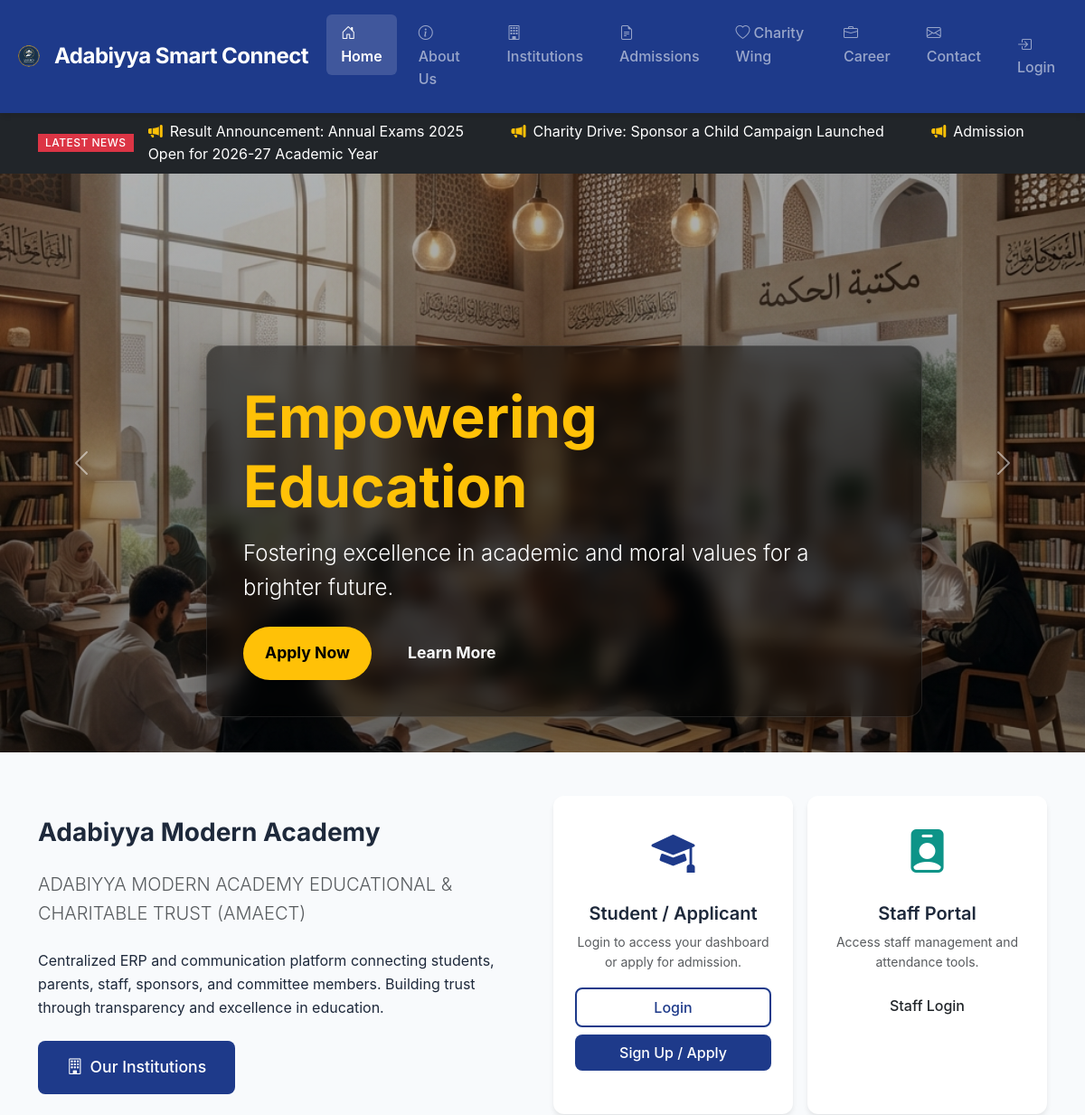
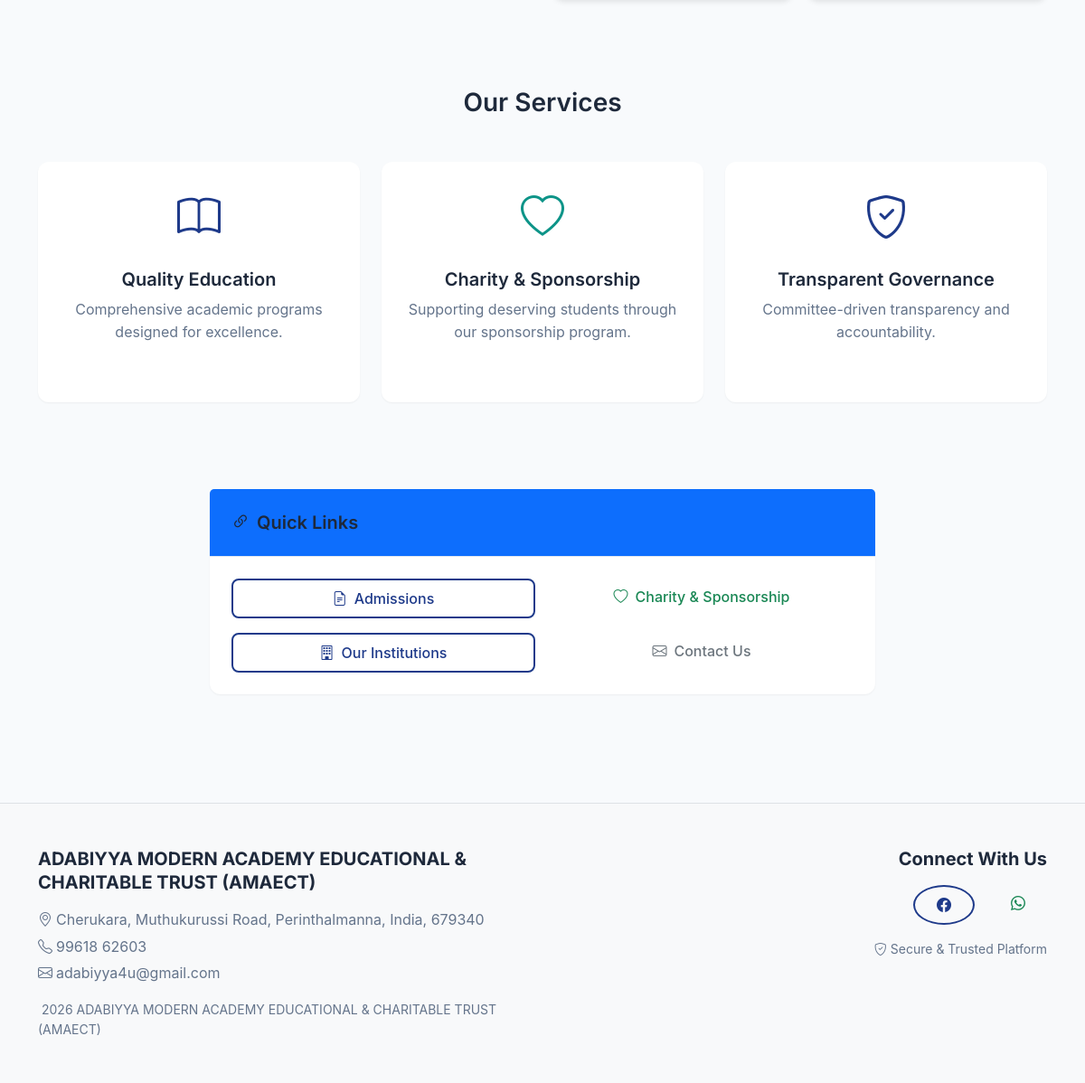
The page / on the database its author committed (2 pictures, top to bottom).
### core/models.py (models this page shows, shortened)
class NewsItem(models.Model):
    title = models.CharField(max_length=255)
    content = models.TextField(blank=True)
    is_active = models.BooleanField(default=True, help_text=_("Show in news ticker/highlights."))
    created_at = models.DateTimeField(auto_now_add=True)
    class Meta:
        ordering = ["-created_at"]

### core/views.py (the view)
# urls.py: path("", views.HomeView.as_view(), name="home"),
class HomeView(TemplateView):
    template_name = "core/home.html"
    def get_context_data(self, **kwargs):
        context = super().get_context_data(**kwargs)
        context["news_items"] = NewsItem.objects.filter(is_active=True)
        return context

### templates/core/home.html (shortened to what this page needs)
{% extends "base.html" %}
{% load static %}
{% block content %}
{% if news_items %}
<div class="bg-dark text-white py-2 overflow-hidden">
  <div class="container d-flex align-items-center">
    <span class="badge bg-danger me-3 rounded-0 text-uppercase">Latest News</span>
    <div class="flex-grow-1 overflow-hidden">
      <marquee onmouseover="this.stop();" onmouseout="this.start();" scrollamount="5">
        {% for news in news_items %}
        <span class="me-5"><i class="bi bi-megaphone-fill me-2 text-warning"></i>{{ news.title }}</span>
        {% endfor %}
      </marquee>
    </div>
  </div>
</div>
{% endif %}
<div id="heroCarousel" class="carousel slide carousel-fade" data-bs-ride="carousel" data-bs-interval="5000">
  <div class="carousel-inner">
    <div class="carousel-item active hero-carousel-item"
      style="background-image: url('{% static 'img/education_banner.png' %}?v=2'); min-height: 500px;">
      <div class="hero-overlay"></div>
      <div class="carousel-caption d-block top-50 translate-middle-y text-start ps-4 ps-md-5">
        <div class="hero-content-box animate-fade-up">
          <h1 class="display-3 fw-bold text-warning mb-3">Empowering Education</h1>
          <p class="lead text-white mb-4 fs-4">Fostering excellence in academic and moral values for a brighter future.
          </p>
          <div class="d-flex gap-3 hero-btn-group">
            <a href="{% url 'accounts:signup' %}" class="btn btn-warning btn-lg fw-bold px-4 rounded-pill">Apply
              Now</a>
            <a href="{% url 'core:about' %}" class="btn btn-outline-light btn-lg fw-bold px-4 rounded-pill">Learn
              More</a>
          </div>
        </div>
      </div>
    </div>
  </div>
  <button class="carousel-control-prev" type="button" data-bs-target="#heroCarousel" data-bs-slide="prev">
    <span class="carousel-control-prev-icon" aria-hidden="true"></span>
  </button>
  <button class="carousel-control-next" type="button" data-bs-target="#heroCarousel" data-bs-slide="next">
    <span class="carousel-control-next-icon" aria-hidden="true"></span>
  </button>
</div>
<div class="container py-5">
  <div class="row align-items-center">
    <div class="col-lg-6">
      <h2 class="fw-bold mb-4">Adabiyya Modern Academy</h2>
      <p class="lead text-muted btn-custom-text mb-4">
        ADABIYYA MODERN ACADEMY EDUCATIONAL & CHARITABLE TRUST (AMAECT)
      </p>
      <p class="mb-4">
        Centralized ERP and communication platform connecting students, parents, staff, sponsors, and committee members.
        Building trust through transparency and excellence in education.
      </p>
      <div class="d-flex gap-3">
        <a href="{% url 'core:institutions' %}" class="btn btn-primary btn-lg">
          <i class="bi bi-building me-2"></i>Our Institutions
        </a>
      </div>
    </div>
    <div class="col-lg-6">
      <div class="row g-3">
          <div class="col-md-6">
              <div class="card shadow-custom border-0 h-100 text-center">
                <div class="card-body p-4">
                  <i class="bi bi-mortarboard-fill" style="font-size: 3rem; color: var(--primary);"></i>
                  <h4 class="mt-3 mb-2">Student / Applicant</h4>
                  <p class="text-muted small mb-3">Login to access your dashboard or apply for admission.</p>
                  <div class="d-grid gap-2">
                       <a href="{% url 'accounts:login' %}" class="btn btn-outline-primary">Login</a>
                       <a href="{% url 'accounts:signup' %}" class="btn btn-primary">Sign Up / Apply</a>
                  </div>
                </div>
              </div>
          </div>
          <div class="col-md-6">
               <div class="card shadow-custom border-0 h-100 text-center">
                <div class="card-body p-4">
                  <i class="bi bi-person-badge-fill" style="font-size: 3rem; color: var(--accent);"></i>
                  <h4 class="mt-3 mb-2">Staff Portal</h4>
                  <p class="text-muted small mb-3">Access staff management and attendance tools.</p>
                  <div class="d-grid gap-2">
                       <a href="{% url 'accounts:login' %}" class="btn btn-outline-dark">Staff Login</a>
                  </div>
                </div>
              </div>
          </div>
      </div>
    </div>
  </div>
</div>
<div class="bg-light-custom py-5">
  <div class="container">
    <h2 class="text-center mb-5">Our Services</h2>
    <div class="row g-4">
      <div class="col-md-4">
        <div class="card h-100 text-center">
          <div class="card-body">
            <i class="bi bi-book" style="font-size: 3rem; color: var(--primary);"></i>
            <h5 class="mt-3 mb-2">Quality Education</h5>
            <p class="text-muted-custom">Comprehensive academic programs designed for excellence.</p>
          </div>
        </div>
      </div>
      <div class="col-md-4">
        <div class="card h-100 text-center">
          <div class="card-body">
            <i class="bi bi-heart" style="font-size: 3rem; color: var(--accent);"></i>
            <h5 class="mt-3 mb-2">Charity & Sponsorship</h5>
            <p class="text-muted-custom">Supporting deserving students through our sponsorship program.</p>
          </div>
        </div>
      </div>
      <div class="col-md-4">
        <div class="card h-100 text-center">
          <div class="card-body">
            <i class="bi bi-shield-check" style="font-size: 3rem; color: var(--primary);"></i>
            <h5 class="mt-3 mb-2">Transparent Governance</h5>
            <p class="text-muted-custom">Committee-driven transparency and accountability.</p>
          </div>
        </div>
      </div>
    </div>
  </div>
</div>
<div class="container py-5">
  <div class="row">
    <div class="col-lg-8 mx-auto">
      <div class="card">
        <div class="card-header bg-primary text-white">
          <h5 class="mb-0"><i class="bi bi-link-45deg me-2"></i>Quick Links</h5>
        </div>
        <div class="card-body">
          <div class="row g-3">
            <div class="col-md-6">
              <a href="{% url 'core:admissions_info' %}" class="btn btn-outline-primary w-100">
                <i class="bi bi-file-earmark-text me-2"></i>Admissions
              </a>
            </div>
            <div class="col-md-6">
              <a href="{% url 'core:charity' %}" class="btn btn-outline-success w-100">
                <i class="bi bi-heart me-2"></i>Charity & Sponsorship
              </a>
            </div>
            <div class="col-md-6">
              <a href="{% url 'core:institutions' %}" class="btn btn-outline-primary w-100">
                <i class="bi bi-building me-2"></i>Our Institutions
              </a>
            </div>
            <div class="col-md-6">
              <a href="{% url 'core:contact' %}" class="btn btn-outline-secondary w-100">
                <i class="bi bi-envelope me-2"></i>Contact Us
              </a>
            </div>
          </div>
        </div>
      </div>
    </div>
  </div>
</div>
{% endblock %}

### static/css/custom.css (style rules this page uses)
:root { --primary: #1e3a8a; --primary-dark: #1e40af; --primary-light: #3b82f6; --primary-lighter: #dbeafe; --accent: #0d9488; --accent-light: #14b8a6; --accent-lighter: #ccfbf1; --bg-primary: #f8fafc; --bg-secondary: #ffffff; --text-primary: #1e293b; --text-secondary: #64748b; --text-muted: #94a3b8; --border-color: #e2e8f0; --success: #10b981; --success-light: #d1fae5; --warning: #f59e0b; --warning-light: #fef3c7; --danger: #ef4444; --danger-light: #fee2e2; --info: #3b82f6; --info-light: #dbeafe; --spacing-xs: 0.25rem; --spacing-sm: 0.5rem; --spacing-md: 1rem; --spacing-lg: 1.5rem; --spacing-xl: 2rem; --spacing-2xl: 3rem; --font-heading: 'Inter', 'Poppins', -apple-system, BlinkMacSystemFont, 'Segoe UI', sans-serif; --font-body: -apple-system, BlinkMacSystemFont, 'Segoe UI', 'Roboto', sans-serif; --font-malayalam-heading: 'Baloo Chettan 2', 'Noto Sans Malayalam', sans-serif; --font-malayalam-body: 'Manjari', 'Noto Sans Malayalam', sans-serif; --shadow-sm: 0 1px 2px 0 rgba(0, 0, 0, 0.05); --shadow-md: 0 4px 6px -1px rgba(0, 0, 0, 0.1); --shadow-lg: 0 10px 15px -3px rgba(0, 0, 0, 0.1); --transition-base: all 0.2s ease-in-out; }
body { font-family: var(--font-body); color: var(--text-primary); background-color: var(--bg-primary); line-height: 1.6; font-size: 1rem; }
h1, h2, h3, h4, h5, h6 { font-family: var(--font-heading); font-weight: 600; color: var(--text-primary); line-height: 1.3; margin-bottom: var(--spacing-md); }
h1 { font-size: 2rem; }
h2 { font-size: 1.75rem; }
h4 { font-size: 1.25rem; }
.card { border: none; border-radius: 0.75rem; box-shadow: var(--shadow-sm); transition: var(--transition-base); background-color: var(--bg-secondary); margin-bottom: var(--spacing-lg); }
.card-header { background-color: transparent; border-bottom: 1px solid var(--border-color); padding: var(--spacing-lg); font-weight: 600; font-size: 1.1rem; }
.card-body { padding: var(--spacing-lg); }
.btn { font-weight: 500; padding: var(--spacing-sm) var(--spacing-lg); border-radius: 0.5rem; transition: var(--transition-base); border: none; }
.btn-primary { background-color: var(--primary); color: white; }
.btn-outline-primary { border: 2px solid var(--primary); color: var(--primary); background-color: transparent; }
.btn-lg { padding: var(--spacing-md) var(--spacing-xl); font-size: 1.1rem; }
.badge { padding: var(--spacing-xs) var(--spacing-sm); font-weight: 500; font-size: 0.75rem; border-radius: 0.375rem; text-transform: uppercase; letter-spacing: 0.5px; }
.text-muted-custom { color: var(--text-secondary); }
.bg-light-custom { background-color: var(--bg-primary); }
.shadow-custom { box-shadow: var(--shadow-md); }
.hero-carousel-item { height: 80vh; min-height: 600px; background-size: cover; background-position: center; position: relative; }
.hero-overlay { position: absolute; top: 0; left: 0; width: 100%; height: 100%; background: linear-gradient(rgba(0, 0, 0, 0.3), rgba(0, 0, 0, 0.5)); }
.hero-content-box { background: rgba(0, 0, 0, 0.5); backdrop-filter: blur(10px); -webkit-backdrop-filter: blur(10px); padding: 2.5rem; border-radius: 1rem; border: 1px solid rgba(255, 255, 255, 0.1); box-shadow: 0 10px 30px rgba(0, 0, 0, 0.3); max-width: 800px; display: inline-block; }
.animate-fade-up { animation: fadeUp 0.8s ease-out forwards; }
.carousel-item { transition: transform 0.6s ease-in-out; }

### rows shown on the page
NewsItem: title "Result Announcement: Annual Exams 2025"
NewsItem: title "Charity Drive: Sponsor a Child Campaign Launched"
NewsItem: title "Admission Open for 2026-27 Academic Year"
